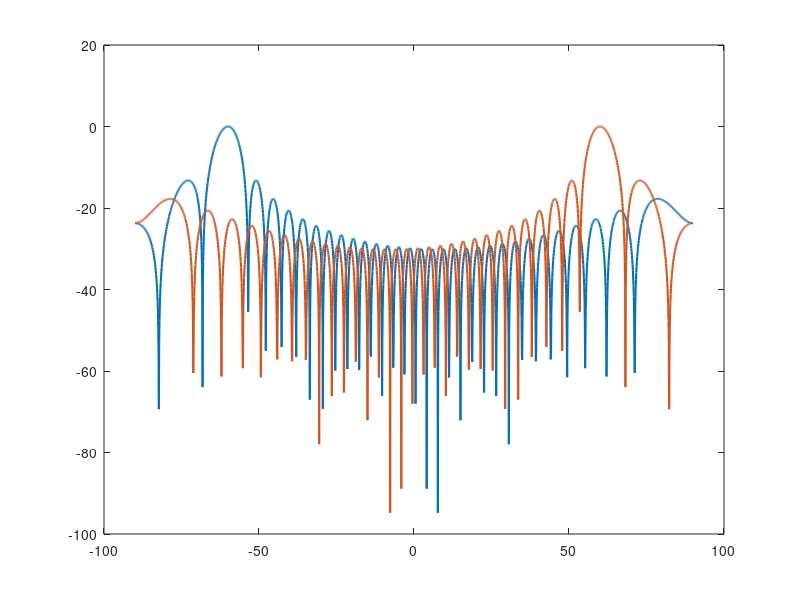

Recreate this plot in MATLAB. (Note: this script raises an error after producing the figure.)
clear; clc; close all;

%% Constants
c = 3e8;
fc = 10e9;
lambda = c/fc;
d = lambda/2;
k = 2*pi/lambda;

%% Array
N = 32;
n = 0:N-1;

%% Angle grid
theta = -90:0.1:90;

%% Simulated moving targets
num_steps = 150;

satA = linspace(-60,60,num_steps);   % Satellite A moves left to right
satB = linspace(60,-60,num_steps);   % Satellite B moves right to left

%% Store gains
gainA_on_A = zeros(1,num_steps);
gainB_on_B = zeros(1,num_steps);
gainA_on_B = zeros(1,num_steps);
gainB_on_A = zeros(1,num_steps);

%% Animation
figure;

for t = 1:num_steps

    thetaA = satA(t);
    thetaB = satB(t);

    % Steering vectors for satellites
    aA = exp(1j*k*d*n.'*sind(thetaA));
    aB = exp(1j*k*d*n.'*sind(thetaB));

    % Beam A points at satellite A
    wA = exp(-1j*k*d*n.'*sind(thetaA));
    wA = wA / norm(wA);

    % Beam B points at satellite B
    wB = exp(-1j*k*d*n.'*sind(thetaB));
    wB = wB / norm(wB);

    % Gain measurements
    gainA_on_A(t) = abs(wA.' * aA);
    gainB_on_B(t) = abs(wB.' * aB);
    gainA_on_B(t) = abs(wA.' * aB);
    gainB_on_A(t) = abs(wB.' * aA);

    % Compute beam patterns
    AF_A = zeros(size(theta));
    AF_B = zeros(size(theta));

    for idx = 1:length(theta)

        a = exp(1j*k*d*n.'*sind(theta(idx)));

        AF_A(idx) = abs(wA.' * a);
        AF_B(idx) = abs(wB.' * a);

    end

    AF_A = AF_A / max(AF_A);
    AF_B = AF_B / max(AF_B);

    AF_A_dB = 20*log10(AF_A + 1e-12);
    AF_B_dB = 20*log10(AF_B + 1e-12);

    % Animate every few frames
    if mod(t,3) == 1

        clf;

        plot(theta,AF_A_dB,'LineWidth',1.5); hold on;
        plot(theta,AF_B_dB,'LineWidth',1.5);

        xline(thetaA,'--','Sat A');
        xline(thetaB,'--','Sat B');

        grid on;
        xlabel('Angle (degrees)');
        ylabel('Normalized Array Gain (dB)');
        title('Multi-Target Tracking with Two Simultaneous Beams');

        legend('Beam A','Beam B','Location','southwest');

        ylim([-60 0]);
        xlim([-90 90]);

        drawnow;

    end

end

%% Normalize gain logs
gainA_on_A_dB = 20*log10(gainA_on_A / sqrt(N) + 1e-12);
gainB_on_B_dB = 20*log10(gainB_on_B / sqrt(N) + 1e-12);
gainA_on_B_dB = 20*log10(gainA_on_B / sqrt(N) + 1e-12);
gainB_on_A_dB = 20*log10(gainB_on_A / sqrt(N) + 1e-12);

%% Plot gain history
figure;

plot(gainA_on_A_dB,'LineWidth',1.5); hold on;
plot(gainB_on_B_dB,'LineWidth',1.5);
plot(gainA_on_B_dB,'--','LineWidth',1.5);
plot(gainB_on_A_dB,'--','LineWidth',1.5);

grid on;
xlabel('Time Step');
ylabel('Normalized Gain (dB)');
title('Target Gain and Cross-Gain During Multi-Target Tracking');

legend( ...
    'Beam A on Sat A', ...
    'Beam B on Sat B', ...
    'Beam A leakage toward Sat B', ...
    'Beam B leakage toward Sat A', ...
    'Location','best');

ylim([-60 5]);
